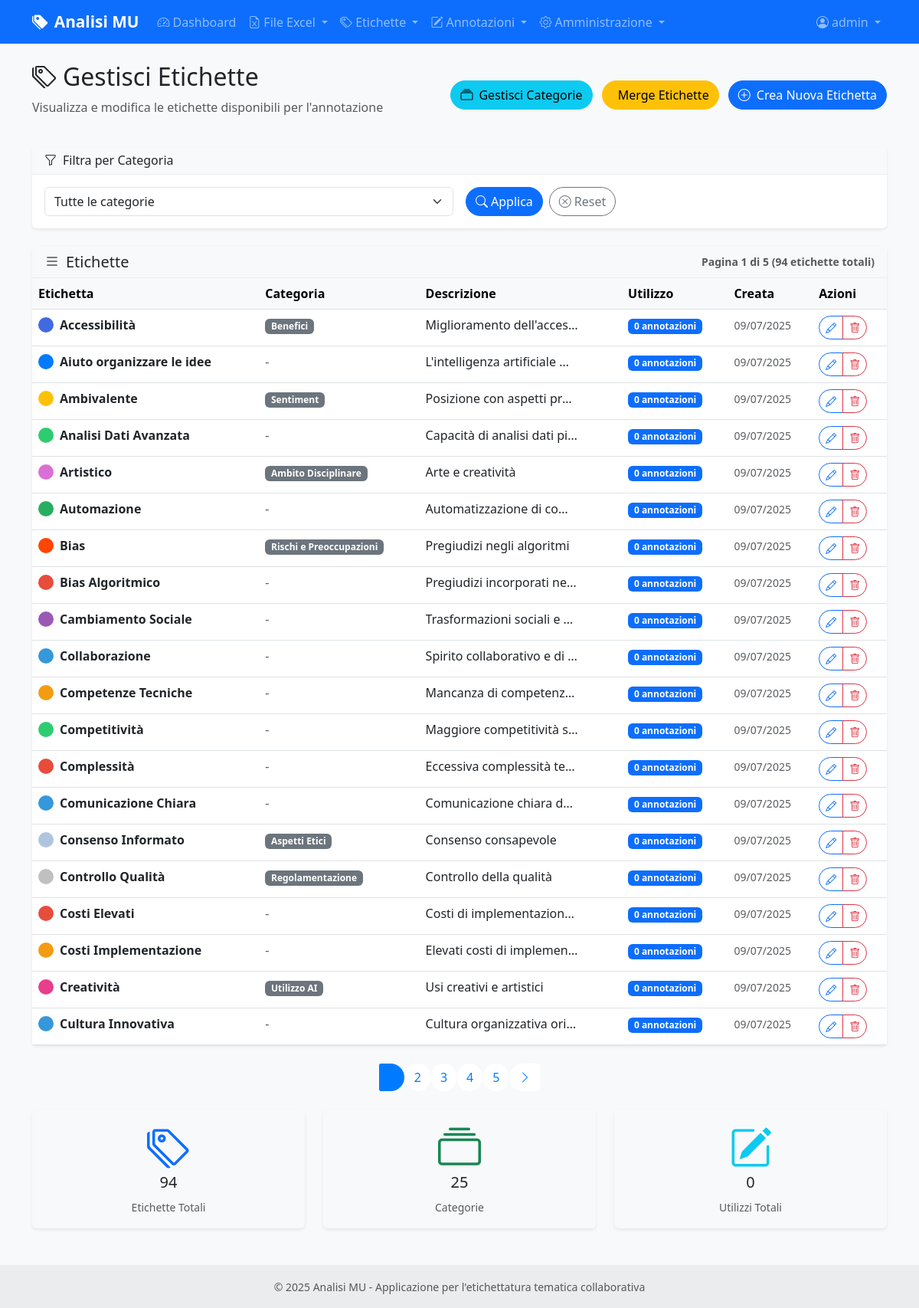
/labels/ (signed in), run on the app's committed database.
### models.py (models this page shows, shortened)
class User(UserMixin, db.Model):
    id = db.Column(db.Integer, primary_key=True)
    username = db.Column(db.String(80), unique=True, nullable=False)
    email = db.Column(db.String(120), unique=True, nullable=False)
    password_hash = db.Column(db.String(255), nullable=False)
    role = db.Column(db.String(20), default='annotatore')  # 'amministratore' o 'annotatore'
    is_active = db.Column(db.Boolean, default=True)
    last_login = db.Column(db.DateTime)
    created_at = db.Column(db.DateTime, default=datetime.utcnow)
    updated_at = db.Column(db.DateTime, default=datetime.utcnow, onupdate=datetime.utcnow)
    annotations = db.relationship('CellAnnotation', backref='user', lazy=True, cascade='all, delete-orphan')
    def can_manage_users(self):
        return self.role == 'amministratore'

class Label(db.Model):
    id = db.Column(db.Integer, primary_key=True)
    name = db.Column(db.String(100), nullable=False, unique=True)
    description = db.Column(db.Text)
    category_id = db.Column(db.Integer, db.ForeignKey('category.id'), nullable=True)
    category = db.Column(db.String(50))  # Manteniamo per compatibilità, sarà deprecato
    color = db.Column(db.String(7), default='#007bff')  # Colore HEX
    created_at = db.Column(db.DateTime, default=datetime.utcnow)
    updated_at = db.Column(db.DateTime, default=datetime.utcnow, onupdate=datetime.utcnow)
    annotations = db.relationship('CellAnnotation', backref='label', lazy=True, cascade='all, delete-orphan')
    category_obj = db.relationship('Category', foreign_keys=[category_id], back_populates='labels')

### routes/labels.py (the view)
@labels_bp.route('/')
@login_required
def list_labels():
    page = request.args.get('page', 1, type=int)
    category_filter = request.args.get('category', type=int)
    query = Label.query
    if category_filter:
        query = query.filter_by(category_id=category_filter)
    labels = query.order_by(Label.name).paginate(
        page=page, per_page=20, error_out=False
    )
    categories = Category.query.order_by(Category.name).all()
    return render_template('labels/list_labels.html',
                         labels=labels,
                         categories=categories,
                         current_category=category_filter)

### templates/labels/list_labels.html (shortened to what this page needs)
{% extends "base.html" %}
{% block content %}
<div class="row mb-4">
    <div class="col-12">
        <div class="d-flex justify-content-between align-items-center">
            <div>
                <h2>
                    <i class="bi bi-tags me-2"></i>Gestisci Etichette
                </h2>
                <p class="text-muted">Visualizza e modifica le etichette disponibili per l'annotazione</p>
            </div>
            <div>
                <a href="{{ url_for('labels.list_categories') }}" class="btn btn-info me-2">
                    <i class="bi bi-collection me-2"></i>Gestisci Categorie
                </a>
                <a href="{{ url_for('labels.merge_labels') }}" class="btn btn-warning me-2">
                    Merge Etichette
                </a>
                <a href="{{ url_for('labels.create_label') }}" class="btn btn-primary">
                    <i class="bi bi-plus-circle me-2"></i>Crea Nuova Etichetta
                </a>
            </div>
        </div>
    </div>
</div>
{% if categories %}
<div class="row mb-4">
    <div class="col-12">
        <div class="card">
            <div class="card-header">
                <h6 class="mb-0">
                    <i class="bi bi-funnel me-2"></i>Filtra per Categoria
                </h6>
            </div>
            <div class="card-body">
                <form method="GET" class="row g-3">
                    <div class="col-md-6">
                        <select name="category" id="category" class="form-select" onchange="this.form.submit()">
                            <option value="">Tutte le categorie</option>
                        </select>
                    </div>
                    <div class="col-md-6 d-flex align-items-center">
                        <button type="submit" class="btn btn-primary me-2">
                            <i class="bi bi-search me-1"></i>Applica
                        </button>
                        <a href="{{ url_for('labels.list_labels') }}" class="btn btn-outline-secondary">
                            <i class="bi bi-x-circle me-1"></i>Reset
                        </a>
                    </div>
                </form>
            </div>
        </div>
    </div>
</div>
{% endif %}
{% if labels.items %}
<div class="row">
    <div class="col-12">
        <div class="card">
            <div class="card-header d-flex justify-content-between align-items-center">
                <h5 class="mb-0">
                    <i class="bi bi-list me-2"></i>Etichette
                </h5>
                <small class="text-muted">
                    Pagina {{ labels.page }} di {{ labels.pages }} ({{ labels.total }} etichette totali)
                </small>
            </div>
            <div class="card-body p-0">
                <div class="table-responsive">
                    <table class="table table-hover mb-0">
                        <thead class="table-light">
                            <tr>
                                <th>Etichetta</th>
                                <th>Categoria</th>
                                <th>Descrizione</th>
                                <th>Utilizzo</th>
                                <th>Creata</th>
                                <th>Azioni</th>
                            </tr>
                        </thead>
                        <tbody>
                            {% for label in labels.items %}
                            <tr>
                                <td>
                                    <div class="d-flex align-items-center">
                                        <span class="badge me-2" style="background-color: {{ label.color }}; width: 20px; height: 20px; border-radius: 50%;">&nbsp;</span>
                                        <strong>{{ label.name }}</strong>
                                    </div>
                                </td>
                                <td>
                                    {% if label.category %}
                                    <span class="badge bg-secondary">{{ label.category }}</span>
                                    {% else %}
                                    <span class="text-muted">-</span>
                                    {% endif %}
                                </td>
                                <td>
                                    {% if label.description %}
                                    <div class="text-truncate" style="max-width: 200px;" title="{{ label.description }}">
                                        {{ label.description }}
                                    </div>
                                    {% else %}
                                    <span class="text-muted">Nessuna descrizione</span>
                                    {% endif %}
                                </td>
                                <td>
                                    <span class="badge bg-primary">{{ label.annotations|length }} annotazioni</span>
                                </td>
                                <td>
                                    <small class="text-muted">{{ label.created_at.strftime('%d/%m/%Y') }}</small>
                                </td>
                                <td>
                                    <div class="btn-group btn-group-sm" role="group">
                                        <a href="{{ url_for('labels.edit_label', label_id=label.id) }}"
                                           class="btn btn-outline-primary"
                                           title="Modifica etichetta">
                                            <i class="bi bi-pencil"></i>
                                        </a>
                                        {% if label.annotations|length == 0 %}
                                        <button type="button"
                                                class="btn btn-outline-danger"
                                                title="Elimina etichetta"
                                                onclick="confirmDelete('{{ label.name }}', '{{ url_for('labels.delete_label', label_id=label.id) }}')">
                                            <i class="bi bi-trash"></i>
                                        </button>
                                        {% else %}
                                        <button type="button"
                                                class="btn btn-outline-secondary disabled"
                                                title="Non può essere eliminata: in uso in {{ label.annotations|length }} annotazioni">
                                            <i class="bi bi-lock"></i>
                                        </button>
                                        {% endif %}
                                    </div>
                                </td>
                            </tr>
                            {% endfor %}
                        </tbody>
                    </table>
                </div>
            </div>
        </div>
    </div>
</div>
{% if labels.pages > 1 %}
<nav aria-label="Navigazione etichette" class="mt-4">
    <ul class="pagination justify-content-center">
        {% for page_num in labels.iter_pages() %}
        {% if page_num %}
        {% if page_num != labels.page %}
        <li class="page-item">
            <a class="page-link" href="{{ url_for('labels.list_labels', page=page_num, category=current_category) }}">
                {{ page_num }}
            </a>
        </li>
        {% else %}
        <li class="page-item active">
            <span class="page-link">{{ page_num }}</span>
        </li>
        {% endif %}
        {% else %}
        <li class="page-item disabled">
            <span class="page-link">…</span>
        </li>
        {% endif %}
        {% endfor %}
        {% if labels.has_next %}
        <li class="page-item">
            <a class="page-link" href="{{ url_for('labels.list_labels', page=labels.next_num, category=current_category) }}">
                <i class="bi bi-chevron-right"></i>
            </a>
        </li>
        {% endif %}
    </ul>
</nav>
{% endif %}
{% endif %}
<div class="row mt-4">
    <div class="col-md-4">
        <div class="card bg-light">
            <div class="card-body text-center">
                <i class="bi bi-tags display-4 text-primary mb-2"></i>
                <h5>{{ labels.total }}</h5>
                <small class="text-muted">Etichette Totali</small>
            </div>
        </div>
    </div>
    <div class="col-md-4">
        <div class="card bg-light">
            <div class="card-body text-center">
                <i class="bi bi-collection display-4 text-success mb-2"></i>
                <h5>{{ categories|length }}</h5>
                <small class="text-muted">Categorie</small>
            </div>
        </div>
    </div>
    <div class="col-md-4">
        <div class="card bg-light">
            <div class="card-body text-center">
                <i class="bi bi-pencil-square display-4 text-info mb-2"></i>
                <h5>
                    {% set total_usage = labels.items|map(attribute='annotations')|map('length')|sum %}
                    {{ total_usage }}
                </h5>
                <small class="text-muted">Utilizzi Totali</small>
            </div>
        </div>
    </div>
</div>
{% endblock %}

### templates/base.html (shortened to what this page needs)
<!DOCTYPE html>
<html lang="it">
<head>
    <link href="https://cdn.jsdelivr.net/npm/bootstrap@5.3.0/dist/css/bootstrap.min.css" rel="stylesheet">
    <link href="https://cdn.jsdelivr.net/npm/bootstrap-icons@1.10.0/font/bootstrap-icons.css" rel="stylesheet">
    <link href="{{ url_for('static', filename='css/style.css') }}" rel="stylesheet">
</head>
<body>
    <nav class="navbar navbar-expand-lg navbar-dark bg-primary">
        <div class="container">
            <a class="navbar-brand" href="{{ url_for('main.index') }}">
                <i class="bi bi-tags-fill me-2"></i>Analisi MU
            </a>
            <div class="collapse navbar-collapse" id="navbarNav">
                <ul class="navbar-nav me-auto">
                    {% if current_user.is_authenticated %}
                    <li class="nav-item">
                        <a class="nav-link" href="{{ url_for('main.dashboard') }}">
                            <i class="bi bi-speedometer2 me-1"></i>Dashboard
                        </a>
                    </li>
                    <li class="nav-item dropdown">
                        <a class="nav-link dropdown-toggle" href="#" id="excelDropdown" role="button" data-bs-toggle="dropdown">
                            <i class="bi bi-file-earmark-excel me-1"></i>File Excel
                        </a>
                    </li>
                    <li class="nav-item dropdown">
                        <a class="nav-link dropdown-toggle" href="#" id="labelsDropdown" role="button" data-bs-toggle="dropdown">
                            <i class="bi bi-tags me-1"></i>Etichette
                        </a>
                    </li>
                    <li class="nav-item dropdown">
                        <a class="nav-link dropdown-toggle" href="#" id="annotationDropdown" role="button" data-bs-toggle="dropdown">
                            <i class="bi bi-pencil-square me-1"></i>Annotazioni
                        </a>
                    </li>
                    {% if current_user.can_manage_users() %}
                    <li class="nav-item dropdown">
                        <a class="nav-link dropdown-toggle" href="#" id="adminDropdown" role="button" data-bs-toggle="dropdown">
                            <i class="bi bi-gear me-1"></i>Amministrazione
                        </a>
                    </li>
                    {% endif %}
                    {% endif %}
                </ul>
                <ul class="navbar-nav">
                    {% if current_user.is_authenticated %}
                    <li class="nav-item dropdown">
                        <a class="nav-link dropdown-toggle" href="#" id="userDropdown" role="button" data-bs-toggle="dropdown">
                            <i class="bi bi-person-circle me-1"></i>{{ current_user.username }}
                        </a>
                    </li>
                    {% endif %}
                </ul>
            </div>
        </div>
    </nav>
    <main class="container my-4">
        {% block content %}{% endblock %}
    </main>
    <footer class="bg-light text-center text-lg-start mt-5">
        <div class="text-center p-3" style="background-color: rgba(0, 0, 0, 0.05);">
            <small class="text-muted">
                © 2025 Analisi MU - Applicazione per l'etichettatura tematica collaborativa
            </small>
        </div>
    </footer>
</body>
</html>

### static/css/style.css (style rules this page uses)
:root { --primary-color: #007bff; --success-color: #28a745; --warning-color: #ffc107; --danger-color: #dc3545; --info-color: #17a2b8; --light-color: #f8f9fa; --dark-color: #343a40; }
body { font-family: 'Segoe UI', Tahoma, Geneva, Verdana, sans-serif; background-color: #f8f9fa; }
.navbar-brand { font-weight: 600; font-size: 1.3rem; }
.card { border: none; box-shadow: 0 0.125rem 0.25rem rgba(0, 0, 0, 0.075); transition: box-shadow 0.15s ease-in-out; }
.card-header { background-color: #f8f9fa; border-bottom: 1px solid #e9ecef; font-weight: 600; }
.pagination .page-link { border-radius: 50px; margin: 0 2px; border: none; color: var(--primary-color); }
.pagination .page-item.active .page-link { background-color: var(--primary-color); border-color: var(--primary-color); }
.btn { border-radius: 50px; font-weight: 500; transition: all 0.2s ease; }
footer { margin-top: auto; }

### data on the page
User: username "admin"
Label: name "Accessibilità", category "Benefici", description "Miglioramento dell'acces…", annotations|length "0", created_at "09/07/2025"
Label: name "Aiuto organizzare le idee", description "L'intelligenza artificiale…", annotations|length "0", created_at "09/07/2025"
Label: name "Ambivalente", category "Sentiment", description "Posizione con aspetti pr…", annotations|length "0", created_at "09/07/2025"
Label: name "Analisi Dati Avanzata", description "Capacità di analisi dati pi…", annotations|length "0", created_at "09/07/2025"
Label: name "Artistico", category "Ambito Disciplinare", description "Arte e creatività", annotations|length "0", created_at "09/07/2025"
Label: name "Automazione", description "Automatizzazione di co…", annotations|length "0", created_at "09/07/2025"
Label: name "Bias", category "Rischi e Preoccupazioni", description "Pregiudizi negli algoritmi", annotations|length "0", created_at "09/07/2025"
Label: name "Bias Algoritmico", description "Pregiudizi incorporati ne…", annotations|length "0", created_at "09/07/2025"
Label: name "Cambiamento Sociale", description "Trasformazioni sociali e…", annotations|length "0", created_at "09/07/2025"
Label: name "Collaborazione", description "Spirito collaborativo e di…", annotations|length "0", created_at "09/07/2025"
Label: name "Competenze Tecniche", description "Mancanza di competenz…", annotations|length "0", created_at "09/07/2025"
Label: name "Competitività", description "Maggiore competitività s…", annotations|length "0", created_at "09/07/2025"
Label: name "Complessità", description "Eccessiva complessità te…", annotations|length "0", created_at "09/07/2025"
Label: name "Comunicazione Chiara", description "Comunicazione chiara d…", annotations|length "0", created_at "09/07/2025"
Label: name "Consenso Informato", category "Aspetti Etici", description "Consenso consapevole", annotations|length "0", created_at "09/07/2025"
Label: name "Controllo Qualità", category "Regolamentazione", description "Controllo della qualità", annotations|length "0", created_at "09/07/2025"
Label: name "Costi Elevati", description "Costi di implementazion…", annotations|length "0", created_at "09/07/2025"
Label: name "Costi Implementazione", description "Elevati costi di implemen…", annotations|length "0", created_at "09/07/2025"
Label: name "Creatività", category "Utilizzo AI", description "Usi creativi e artistici", annotations|length "0", created_at "09/07/2025"
Label: name "Cultura Innovativa", description "Cultura organizzativa ori…", annotations|length "0", created_at "09/07/2025"

### other printed values
{{ labels.page }} "1"
{{ labels.pages }} "5"
{{ labels.total }} "94"
{{ page_num }} "2" "3" "4" "5"
{{ categories|length }} "25"
{{ total_usage }} "0"
